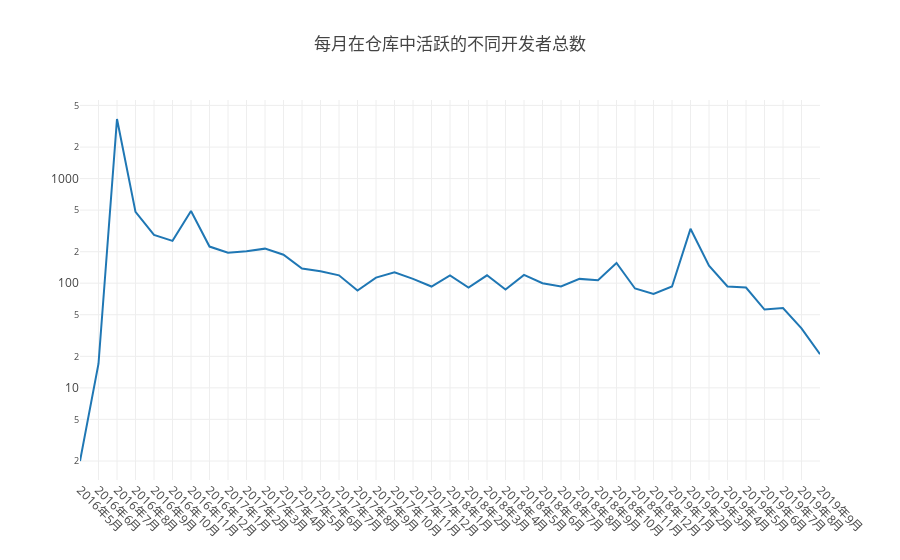

Source (notebook cell):
### Markdown cell above
---

### **4. 每月在仓库中活跃（只要有日志产生就算）的不同开发者总数**

### Code cell
//4、每月在仓库中活跃（只要有日志产生就算）的不同开发者总数
var openDigger = require('../src/open_digger');
var our_repo_id = 59939691;
var startYear = 2016, endYear = 2019;
var years = Array.from({length: endYear - startYear + 1}, (_, i) => i + startYear);

var times = Array();
for(let i = 0; i < years.length; i++) {
    if(i == 0) for (let j = 5; j <= 12; j++) times.push({'y': years[i], 'm': j});
    else if(i == years.length-1) for (let j = 1; j <= 9; j++) times.push({'y': years[i], 'm': j});
    else for (let j = 1; j <= 12; j++) times.push({'y': years[i], 'm': j});
}
times_axis = yms.map(time => time['y'].toString() + '年' + time['m'].toString()+ '月');

Promise.all(times.map(time =>{
    return openDigger.driver.clickhouse.query(`select count(distinct actor_id) as user
    from github_log.year${time['y']} where repo_id=${our_repo_id} and toMonth(created_at)=${time['m']}`); 
})).then(data => {
    var userCount = [], tableData = [];
    data.forEach((d, i) => {
        userCount.push(d[0].user);
        tableData.push({'time': times_axis[i], 'user': userCount[userCount.length-1]});
    });
    console.table(tableData.map((d) => {
        return {
            '月份': d.time,
            '每月在仓库中活跃的不同开发者总数': d.user,
        };
    }));
    openDigger.render.plotly([
        {x: times_axis, y: userCount, mode: 'scatter', name: '活跃的不同开发者总数'},
    ], {
        title: '每月在仓库中活跃的不同开发者总数',
        xaxis: {type: 'category',tickangle: 45},
        yaxis: {type: 'log'}
    });
})

### Figure 1 — Plotly figure (JSON) as saved in the notebook; plotly's stock layout.template omitted (floating-point values rounded to 4 significant figures)
{"data": [{"mode": "scatter", "name": "活跃的不同开发者总数", "x": ["2016年5月", "2016年6月", "2016年7月", "2016年8月", "2016年9月", "2016年10月", "2016年11月", "2016年12月", "2017年1月", "2017年2月", "2017年3月", "2017年4月", "2017年5月", "2017年6月", "2017年7月", "2017年8月", "2017年9月", "2017年10月", "2017年11月", "2017年12月", "2018年1月", "2018年2月", "2018年3月", "2018年4月", "2018年5月", "2018年6月", "2018年7月", "2018年8月", "2018年9月", "2018年10月", "2018年11月", "2018年12月", "2019年1月", "2019年2月", "2019年3月", "2019年4月", "2019年5月", "2019年6月", "2019年7月", "2019年8月", "2019年9月"], "y": ["2", "17", "3709", "481", "290", "254", "490", "224", "196", "202", "214", "187", "138", "130", "119", "85", "113", "127", "110", "93", "119", "91", "119", "87", "120", "100", "93", "110", "107", "156", "89", "79", "93", "331", "147", "93", "91", "56", "58", "37", "21"]}], "layout": {"autosize": true, "title": {"text": "每月在仓库中活跃的不同开发者总数"}, "xaxis": {"autorange": true, "range": [0, 40], "tickangle": 45, "type": "category"}, "yaxis": {"autorange": true, "range": [0.1195, 3.751], "type": "log"}}}
